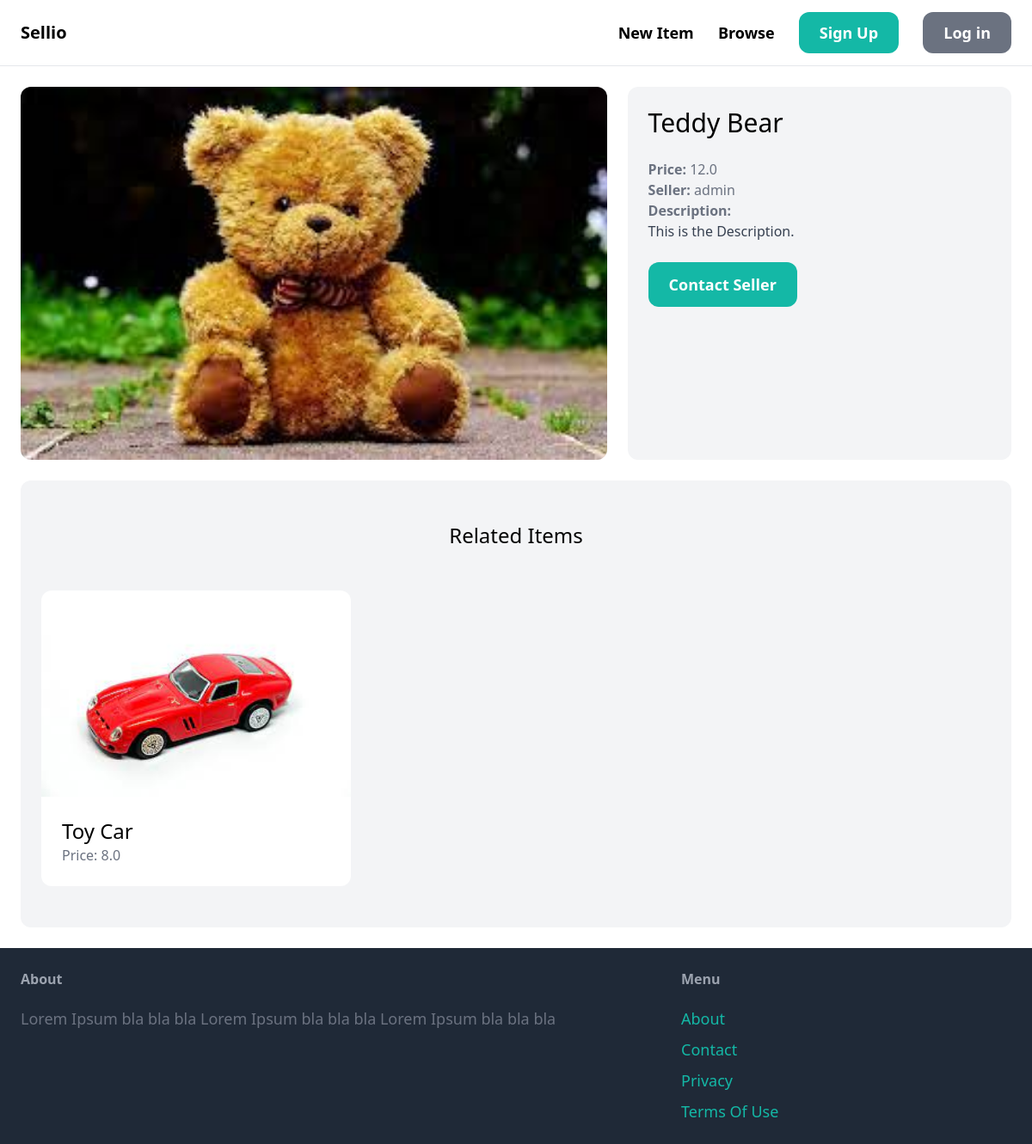
Page /items/1/ on the committed database.
### item/models.py (models this page shows, shortened)
class Item(models.Model):
    category = models.ForeignKey(Category, related_name="items", on_delete=models.CASCADE)
    name = models.CharField(max_length=255)
    description = models.TextField(blank=True, null=True)
    price = models.FloatField()
    image = models.ImageField(upload_to='items_images', blank=True, null=True)
    is_sold = models.BooleanField(default=False)
    created_by = models.ForeignKey(User, related_name="items", on_delete=models.CASCADE)
    created_at = models.DateTimeField(auto_now_add=True)

### item/views.py (the view)
# urls.py: path('<int:pk>/', views.detail, name='detail'),
def detail(request, pk):
    item = get_object_or_404(Item, pk=pk)
    related_items = Item.objects.filter(category=item.category, is_sold=False).exclude(pk=pk)[0:3]
    return render(request, 'item/detail.html', {
        'item': item,
        'related_items': related_items,
    })

### item/templates/item/detail.html
{% extends 'core/base.html' %} {% block title %}{{ item.name }}{% endblock %}{{
item.name }} {% block content %}
<div class="grid grid-cols-5 gap-6">
  <div class="col-span-3">
    <img src="{{ item.image.url }}" class="w-full rounded-xl" />
  </div>
  <div class="col-span-2 p-6 bg-gray-100 rounded-xl">
    <h1 class="mb-6 text-3xl">{{ item.name }}</h1>
    <p class="text-gray-500"><strong>Price: </strong>{{ item.price }}</p>
    <p class="text-gray-500">
      <strong>Seller: </strong>{{ item.created_by.username }}
    </p>
    {% if item.description %}
    <p class="text-gray-700">
      <strong class="text-gray-500">Description:</strong><br />
      {{ item.description }}
    </p>
    {% endif %} {% if request.user == item.created_by %}
    <div class="mt-6 p-6 bg-white rounded-xl">
      <p>This is your item!</p>
      <a href="{% url 'item:edit' item.id %}" class="inline-block mt-6 px-6 py-3 text-lg font-semibold bg-teal-500 text-white rounded-xl hover:bg-teal-700">Edit</a>
      <a href="{% url 'item:delete' item.id %}" class="inline-block mt-6 px-6 py-3 text-lg font-semibold bg-red-500 text-white rounded-xl hover:bg-red-700">Delete</a>
    </div>
    {% else %}
    <a
      href="{% url 'conversation:new' item.id %}"
      class="inline-block mt-6 px-6 py-3 text-lg font-semibold bg-teal-500 text-white rounded-xl hover:bg-teal-700"
      >Contact Seller</a
    >
    {% endif %}
  </div>
</div>
<div class="mt-6 px-6 py-12 bg-gray-100 rounded-xl">
  <h2 class="mb-12 text-2xl text-center">Related Items</h2>
  <div class="grid grid-cols-3 gap-3">
    {% for item in related_items%}
    <div>
      <a href="{%  url 'item:detail' item.id %}">
        <div class="max-h-60 overflow-hidden">
          <img src="{{ item.image.url }}" class="w-full rounded-t-xl" />
        </div>
        <div class="p-6 bg-white rounded-b-xl">
          <h2 class="text-2xl">{{ item.name }}</h2>
          <p class="text-gray-500">Price: {{ item.price}}</p>
        </div>
      </a>
    </div>
    {% endfor%}
  </div>
</div>
{% endblock %}

### rows in the picture
Item: image (picture), name "Teddy Bear", price "12.0", created_by.username "admin", description "This is the Description."
Item: image (picture), name "Toy Car", price "8.0"
